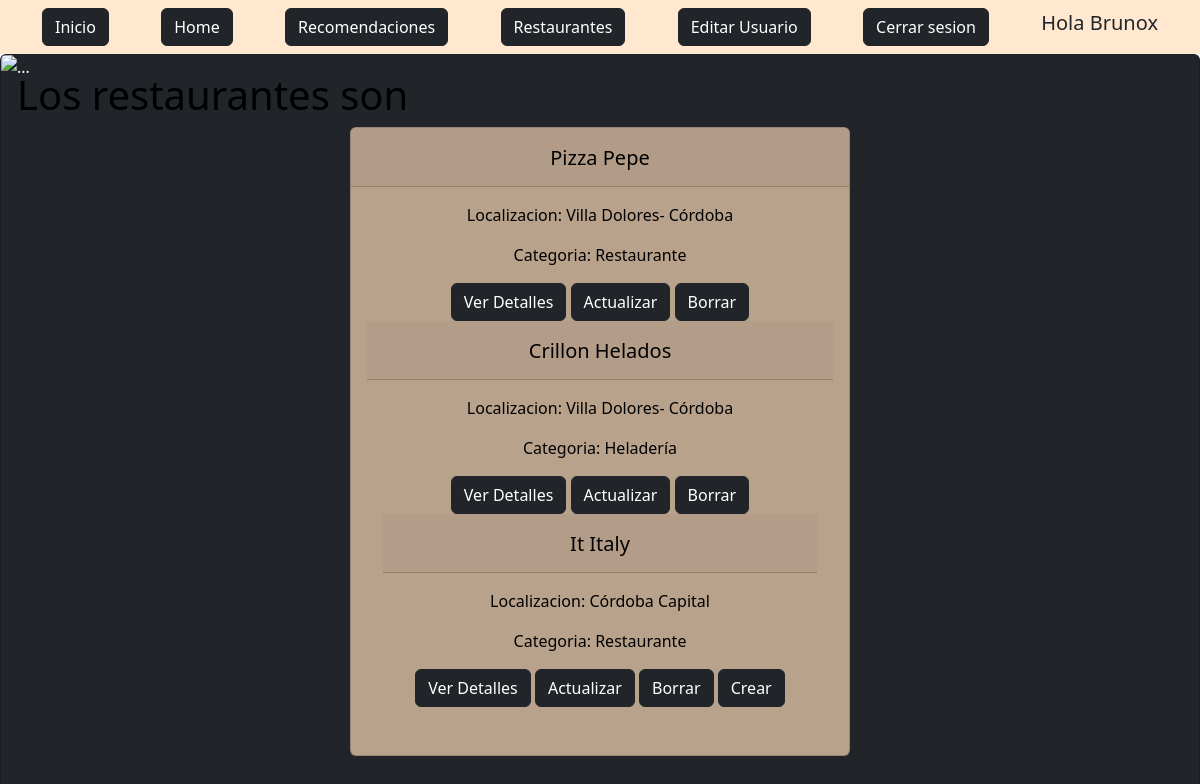
The app's page /App1/recomendaciones/ (signed in) with its own data.
### App1/models.py (models this page shows)
class Recomendaciones(models.Model):
    Nombre = models.CharField(max_length=60)
    Localizacion = models.CharField(max_length=60)
    Categoria = models.CharField(max_length=60)
    Especialidad = models.CharField(max_length=60)
    Reseña = models.CharField(max_length=200)
    imagen = models.ImageField(upload_to = "recomendaciones", null=True, blank=True)

### App1/views.py (the view)
# urls.py: path("recomendaciones/", RecomendacionesList.as_view(), name='LeerRecomendaciones'),
class RecomendacionesList(LoginRequiredMixin, ListView): #R del CRUD
    model = Recomendaciones

### App1/templates/App1/recomendaciones_list.html (shortened to what this page needs)
<!DOCTYPE html>
<html lang="en">
<head>
    {% load static %}
    <link href="{% static 'App1/css/style.css' %}" rel="stylesheet" />
    <link href="https://cdn.jsdelivr.net/npm/bootstrap@5.2.2/dist/css/bootstrap.min.css" rel="stylesheet">
</head>
<body>
    <nav class="navbar navbar-light static-top" style="background-color: #ffdcbbaf;">
      <div class="container">
          <a class="btn btn-dark" href="{% url 'Inicio' %}">Inicio</a>
          {% if request.user.is_authenticated %}
              <a class="btn btn-dark" href="{% url 'Home' %}">Home</a>
              <a class="btn btn-dark" href="{% url 'LeerRecomendaciones' %}">Recomendaciones</a>
              <a class="btn btn-dark" href="{% url 'LeerResaurantes' %}">Restaurantes</a>
              <a class="btn btn-dark" href="{% url 'editarUsuarios' %}">Editar Usuario</a>
              <a class="btn btn-dark" href="{% url 'Logout' %}">Cerrar sesion</a>
              <h5>Hola {{user.username}}</h5>
          {% else %}
                  <a class="btn btn-dark" href="{% url 'Login' %}">Ingresar</a>
                  <a class="btn btn-dark" href="{% url 'Registro' %}">Registrarse</a>
          {% endif %}
      </div>
  </nav>
    <div class="card text-bg-dark">
        <div class="card-img-overlay" id="text-img2" >
      <h1 style="color: black;">Los restaurantes son</h1>
      <div class="card text-center" style="background-color: #ffdcbbaf; color: black; width: 500px; margin: auto;" >
        {% for recomendaciones in object_list %}
        <div class="card-header">
         <h5 style="margin-top: 10px;">{{recomendaciones.Nombre}}</h5>
        </div>
        <div class="card-body">
          <p class="card-text">Localizacion: {{recomendaciones.Localizacion}}</p>
          <p class="card-text">Categoria: {{recomendaciones.Categoria}}</p>
          <a class="btn btn-dark" href="{% url 'DetalleRecomendaciones' recomendaciones.id %}">Ver Detalles</a>
          {% if request.user.is_staff %}
          <a class="btn btn-dark" href="{% url 'UpdateRecomendaciones' recomendaciones.id %}">Actualizar</a>
          <a class="btn btn-dark" href="{% url 'BorrarRecomendaciones' recomendaciones.id %}">Borrar</a>
          {% endif %}
          {% endfor %}
          {% if request.user.is_staff %}
           <a class="btn btn-dark" href="{% url 'CrearRecomendaciones' %}">Crear</a>
          {% endif %}
            </div>
          </div>
        </div>
      </div>
</body>
</html>

### App1/static/App1/css/style.css (style rules this page uses)
body { font-family: 'Raleway', sans-serif; }

### records on screen
Recomendaciones: Nombre "Pizza Pepe", Localizacion "Villa Dolores- Córdoba", Categoria "Restaurante"
Recomendaciones: Nombre "Crillon Helados", Localizacion "Villa Dolores- Córdoba", Categoria "Heladería"
Recomendaciones: Nombre "It Italy", Localizacion "Córdoba Capital", Categoria "Restaurante"

### other values on screen
{{ user.username }} "Brunox"
